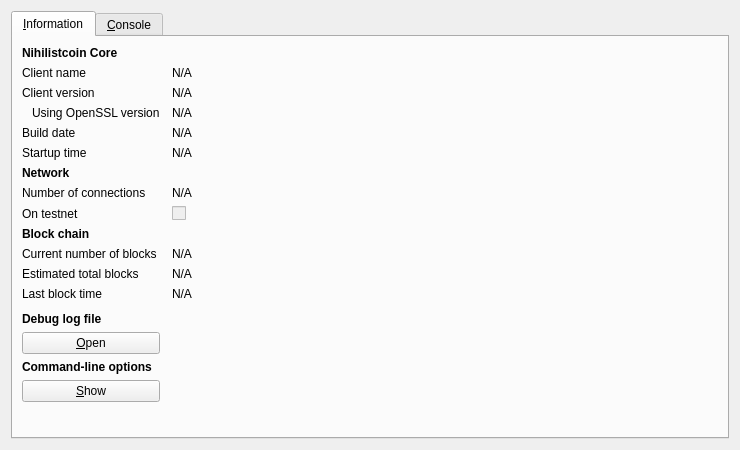
<?xml version="1.0" encoding="UTF-8"?>
<ui version="4.0">
 <class>RPCConsole</class>
 <widget class="QDialog" name="RPCConsole">
  <property name="geometry">
   <rect>
    <x>0</x>
    <y>0</y>
    <width>740</width>
    <height>450</height>
   </rect>
  </property>
  <property name="windowTitle">
   <string>Nihilistcoin - Debug window</string>
  </property>
  <layout class="QVBoxLayout" name="verticalLayout_2">
   <item>
    <widget class="QTabWidget" name="tabWidget">
     <property name="currentIndex">
      <number>0</number>
     </property>
     <widget class="QWidget" name="tab_info">
      <attribute name="title">
       <string>&amp;Information</string>
      </attribute>
      <layout class="QGridLayout" name="gridLayout" columnstretch="0,1">
       <property name="horizontalSpacing">
        <number>12</number>
       </property>
       <item row="0" column="0">
        <widget class="QLabel" name="label_9">
         <property name="font">
          <font>
           <weight>75</weight>
           <bold>true</bold>
          </font>
         </property>
         <property name="text">
          <string>Nihilistcoin Core</string>
         </property>
        </widget>
       </item>
       <item row="1" column="0">
        <widget class="QLabel" name="label_5">
         <property name="text">
          <string>Client name</string>
         </property>
        </widget>
       </item>
       <item row="1" column="1">
        <widget class="QLabel" name="clientName">
         <property name="cursor">
          <cursorShape>IBeamCursor</cursorShape>
         </property>
         <property name="text">
          <string>N/A</string>
         </property>
         <property name="textFormat">
          <enum>Qt::PlainText</enum>
         </property>
         <property name="textInteractionFlags">
          <set>Qt::LinksAccessibleByMouse|Qt::TextSelectableByKeyboard|Qt::TextSelectableByMouse</set>
         </property>
        </widget>
       </item>
       <item row="2" column="0">
        <widget class="QLabel" name="label_6">
         <property name="text">
          <string>Client version</string>
         </property>
        </widget>
       </item>
       <item row="2" column="1">
        <widget class="QLabel" name="clientVersion">
         <property name="cursor">
          <cursorShape>IBeamCursor</cursorShape>
         </property>
         <property name="text">
          <string>N/A</string>
         </property>
         <property name="textFormat">
          <enum>Qt::PlainText</enum>
         </property>
         <property name="textInteractionFlags">
          <set>Qt::LinksAccessibleByMouse|Qt::TextSelectableByKeyboard|Qt::TextSelectableByMouse</set>
         </property>
        </widget>
       </item>
       <item row="3" column="0">
        <widget class="QLabel" name="label_14">
         <property name="text">
          <string>Using OpenSSL version</string>
         </property>
         <property name="indent">
          <number>10</number>
         </property>
        </widget>
       </item>
       <item row="3" column="1">
        <widget class="QLabel" name="openSSLVersion">
         <property name="cursor">
          <cursorShape>IBeamCursor</cursorShape>
         </property>
         <property name="text">
          <string>N/A</string>
         </property>
         <property name="textFormat">
          <enum>Qt::PlainText</enum>
         </property>
         <property name="textInteractionFlags">
          <set>Qt::LinksAccessibleByMouse|Qt::TextSelectableByKeyboard|Qt::TextSelectableByMouse</set>
         </property>
        </widget>
       </item>
       <item row="4" column="0">
        <widget class="QLabel" name="label_12">
         <property name="text">
          <string>Build date</string>
         </property>
        </widget>
       </item>
       <item row="4" column="1">
        <widget class="QLabel" name="buildDate">
         <property name="cursor">
          <cursorShape>IBeamCursor</cursorShape>
         </property>
         <property name="text">
          <string>N/A</string>
         </property>
         <property name="textFormat">
          <enum>Qt::PlainText</enum>
         </property>
         <property name="textInteractionFlags">
          <set>Qt::LinksAccessibleByMouse|Qt::TextSelectableByKeyboard|Qt::TextSelectableByMouse</set>
         </property>
        </widget>
       </item>
       <item row="5" column="0">
        <widget class="QLabel" name="label_13">
         <property name="text">
          <string>Startup time</string>
         </property>
        </widget>
       </item>
       <item row="5" column="1">
        <widget class="QLabel" name="startupTime">
         <property name="cursor">
          <cursorShape>IBeamCursor</cursorShape>
         </property>
         <property name="text">
          <string>N/A</string>
         </property>
         <property name="textFormat">
          <enum>Qt::PlainText</enum>
         </property>
         <property name="textInteractionFlags">
          <set>Qt::LinksAccessibleByMouse|Qt::TextSelectableByKeyboard|Qt::TextSelectableByMouse</set>
         </property>
        </widget>
       </item>
       <item row="6" column="0">
        <widget class="QLabel" name="label_11">
         <property name="font">
          <font>
           <weight>75</weight>
           <bold>true</bold>
          </font>
         </property>
         <property name="text">
          <string>Network</string>
         </property>
        </widget>
       </item>
       <item row="7" column="0">
        <widget class="QLabel" name="label_7">
         <property name="text">
          <string>Number of connections</string>
         </property>
        </widget>
       </item>
       <item row="7" column="1">
        <widget class="QLabel" name="numberOfConnections">
         <property name="cursor">
          <cursorShape>IBeamCursor</cursorShape>
         </property>
         <property name="text">
          <string>N/A</string>
         </property>
         <property name="textFormat">
          <enum>Qt::PlainText</enum>
         </property>
         <property name="textInteractionFlags">
          <set>Qt::LinksAccessibleByMouse|Qt::TextSelectableByKeyboard|Qt::TextSelectableByMouse</set>
         </property>
        </widget>
       </item>
       <item row="8" column="0">
        <widget class="QLabel" name="label_8">
         <property name="text">
          <string>On testnet</string>
         </property>
        </widget>
       </item>
       <item row="8" column="1">
        <widget class="QCheckBox" name="isTestNet">
         <property name="enabled">
          <bool>false</bool>
         </property>
         <property name="text">
          <string/>
         </property>
        </widget>
       </item>
       <item row="9" column="0">
        <widget class="QLabel" name="label_10">
         <property name="font">
          <font>
           <weight>75</weight>
           <bold>true</bold>
          </font>
         </property>
         <property name="text">
          <string>Block chain</string>
         </property>
        </widget>
       </item>
       <item row="10" column="0">
        <widget class="QLabel" name="label_3">
         <property name="text">
          <string>Current number of blocks</string>
         </property>
        </widget>
       </item>
       <item row="10" column="1">
        <widget class="QLabel" name="numberOfBlocks">
         <property name="cursor">
          <cursorShape>IBeamCursor</cursorShape>
         </property>
         <property name="text">
          <string>N/A</string>
         </property>
         <property name="textFormat">
          <enum>Qt::PlainText</enum>
         </property>
         <property name="textInteractionFlags">
          <set>Qt::LinksAccessibleByMouse|Qt::TextSelectableByKeyboard|Qt::TextSelectableByMouse</set>
         </property>
        </widget>
       </item>
       <item row="11" column="0">
        <widget class="QLabel" name="label_4">
         <property name="text">
          <string>Estimated total blocks</string>
         </property>
        </widget>
       </item>
       <item row="11" column="1">
        <widget class="QLabel" name="totalBlocks">
         <property name="cursor">
          <cursorShape>IBeamCursor</cursorShape>
         </property>
         <property name="text">
          <string>N/A</string>
         </property>
         <property name="textFormat">
          <enum>Qt::PlainText</enum>
         </property>
         <property name="textInteractionFlags">
          <set>Qt::LinksAccessibleByMouse|Qt::TextSelectableByKeyboard|Qt::TextSelectableByMouse</set>
         </property>
        </widget>
       </item>
       <item row="12" column="0">
        <widget class="QLabel" name="label_2">
         <property name="text">
          <string>Last block time</string>
         </property>
        </widget>
       </item>
       <item row="12" column="1">
        <widget class="QLabel" name="lastBlockTime">
         <property name="cursor">
          <cursorShape>IBeamCursor</cursorShape>
         </property>
         <property name="text">
          <string>N/A</string>
         </property>
         <property name="textFormat">
          <enum>Qt::PlainText</enum>
         </property>
         <property name="textInteractionFlags">
          <set>Qt::LinksAccessibleByMouse|Qt::TextSelectableByKeyboard|Qt::TextSelectableByMouse</set>
         </property>
        </widget>
       </item>
       <item row="13" column="0">
        <spacer name="verticalSpacer_2">
         <property name="orientation">
          <enum>Qt::Vertical</enum>
         </property>
         <property name="sizeHint" stdset="0">
          <size>
           <width>20</width>
           <height>20</height>
          </size>
         </property>
        </spacer>
       </item>
       <item row="14" column="0">
        <widget class="QLabel" name="labelDebugLogfile">
         <property name="font">
          <font>
           <weight>75</weight>
           <bold>true</bold>
          </font>
         </property>
         <property name="text">
          <string>Debug log file</string>
         </property>
        </widget>
       </item>
       <item row="15" column="0">
        <widget class="QPushButton" name="openDebugLogfileButton">
         <property name="toolTip">
          <string>Open the Nihilistcoin debug log file from the current data directory. This can take a few seconds for large log files.</string>
         </property>
         <property name="text">
          <string>&amp;Open</string>
         </property>
         <property name="autoDefault">
          <bool>false</bool>
         </property>
        </widget>
       </item>
       <item row="16" column="0">
        <widget class="QLabel" name="labelCLOptions">
         <property name="font">
          <font>
           <weight>75</weight>
           <bold>true</bold>
          </font>
         </property>
         <property name="text">
          <string>Command-line options</string>
         </property>
        </widget>
       </item>
       <item row="17" column="0">
        <widget class="QPushButton" name="showCLOptionsButton">
         <property name="toolTip">
          <string>Show the Nihilistcoin-Qt help message to get a list with possible Nihilistcoin command-line options.</string>
         </property>
         <property name="text">
          <string>&amp;Show</string>
         </property>
         <property name="autoDefault">
          <bool>false</bool>
         </property>
        </widget>
       </item>
       <item row="18" column="0">
        <spacer name="verticalSpacer">
         <property name="orientation">
          <enum>Qt::Vertical</enum>
         </property>
         <property name="sizeHint" stdset="0">
          <size>
           <width>20</width>
           <height>40</height>
          </size>
         </property>
        </spacer>
       </item>
      </layout>
     </widget>
     <widget class="QWidget" name="tab_console">
      <attribute name="title">
       <string>&amp;Console</string>
      </attribute>
      <layout class="QVBoxLayout" name="verticalLayout_3">
       <property name="spacing">
        <number>3</number>
       </property>
       <item>
        <widget class="QTextEdit" name="messagesWidget">
         <property name="minimumSize">
          <size>
           <width>0</width>
           <height>100</height>
          </size>
         </property>
         <property name="readOnly">
          <bool>true</bool>
         </property>
         <property name="tabKeyNavigation" stdset="0">
          <bool>false</bool>
         </property>
         <property name="columnCount" stdset="0">
          <number>2</number>
         </property>
        </widget>
       </item>
       <item>
        <layout class="QHBoxLayout" name="horizontalLayout">
         <property name="spacing">
          <number>3</number>
         </property>
         <item>
          <widget class="QLabel" name="label">
           <property name="text">
            <string notr="true">&gt;</string>
           </property>
          </widget>
         </item>
         <item>
          <widget class="QLineEdit" name="lineEdit"/>
         </item>
         <item>
          <widget class="QPushButton" name="clearButton">
           <property name="maximumSize">
            <size>
             <width>24</width>
             <height>24</height>
            </size>
           </property>
           <property name="toolTip">
            <string>Clear console</string>
           </property>
           <property name="text">
            <string/>
           </property>
           <property name="icon">
            <iconset resource="../bitcoin.qrc">
             <normaloff>:/icons/remove</normaloff>:/icons/remove</iconset>
           </property>
           <property name="shortcut">
            <string notr="true">Ctrl+L</string>
           </property>
           <property name="autoDefault">
            <bool>false</bool>
           </property>
          </widget>
         </item>
        </layout>
       </item>
      </layout>
     </widget>
    </widget>
   </item>
  </layout>
 </widget>
 <resources>
  <include location="../bitcoin.qrc"/>
 </resources>
 <connections/>
</ui>
